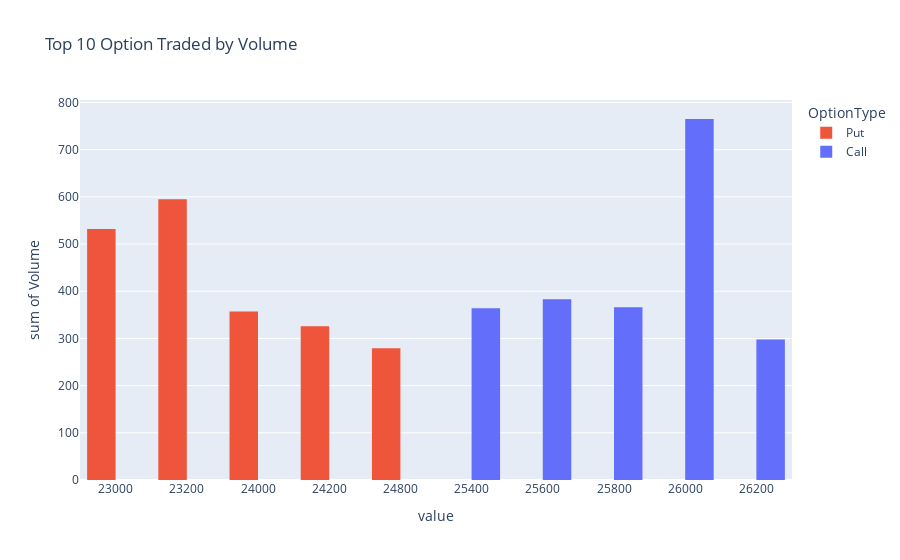

Here is the notebook cell this chart was saved with:
### Code cell
fig = px.histogram(df_top10, x=["Strike"], y="Volume", barmode='group', color='OptionType', height=400,
             color_discrete_map={ 'Put': '#ef553b',  'Call': '#636efa'}, title='Top 10 Option Traded by Volume' )
fig.show()

### Figure 1 — Plotly figure (JSON) as saved in the notebook; plotly's stock layout.template omitted (floating-point values rounded to 4 significant figures)
{"data": [{"alignmentgroup": "True", "bingroup": "x", "histfunc": "sum", "hovertemplate": "OptionType=Put<br>value=%{x}<br>sum of Volume=%{y}<extra></extra>", "legendgroup": "Put", "marker": {"color": "#ef553b", "pattern": {"shape": ""}}, "name": "Put", "offsetgroup": "Put", "orientation": "v", "showlegend": true, "type": "histogram", "x": ["23000", "23200", "24000", "24200", "24800"], "xaxis": "x", "y": [532, 595, 357, 326, 279], "yaxis": "y"}, {"alignmentgroup": "True", "bingroup": "x", "histfunc": "sum", "hovertemplate": "OptionType=Call<br>value=%{x}<br>sum of Volume=%{y}<extra></extra>", "legendgroup": "Call", "marker": {"color": "#636efa", "pattern": {"shape": ""}}, "name": "Call", "offsetgroup": "Call", "orientation": "v", "showlegend": true, "type": "histogram", "x": ["25400", "25600", "25800", "26000", "26200"], "xaxis": "x", "y": [364, 383, 366, 765, 298], "yaxis": "y"}], "layout": {"autosize": true, "barmode": "group", "legend": {"title": {"text": "OptionType"}, "tracegroupgap": 0}, "title": {"text": "Top 10 Option Traded by Volume"}, "xaxis": {"anchor": "y", "autorange": true, "domain": [0, 1], "range": [-0.5, 9.5], "title": {"text": "value"}, "type": "category"}, "yaxis": {"anchor": "x", "autorange": true, "domain": [0, 1], "range": [0, 805.3], "title": {"text": "sum of Volume"}, "type": "linear"}}}
